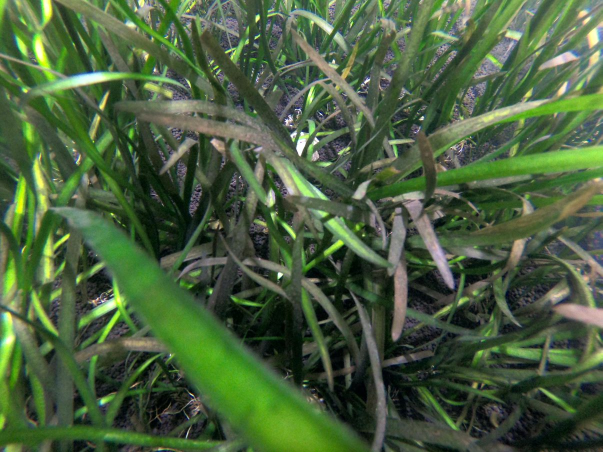
#> input picture pipline/examples/TestBillede.png, 1205 x 904 px (shown at 1/2 size)
$ python pre_seg.py
#> lines starting #> are read from the running program, lines starting #| are printed output that depends on the picture
import cv2
import numpy as np
from matplotlib import pyplot as plt
import time

def plotting(colshcem,img,name):

    p = plt.figure(name)

    if colshcem == 0:
        b, g, r = cv2.split(img)
        plt.subplot(311)
        plt.hist(b.ravel(), 256, [0, 256], color = 'blue')
        plt.figlegend('blue')
        plt.subplot(312)
        plt.hist(g.ravel(), 256, [0, 256], color = 'green')
        plt.figlegend('green')
        plt.subplot(313)
        plt.hist(r.ravel(), 256, [0, 256], color = 'red')
        plt.figlegend('red')
    if colshcem == 1:
        h, s, v = cv2.split(img)
        plt.subplot(311)
        plt.hist(h.ravel(), 256, [0, 256], color = 'blue')
        plt.figlegend('hue')
        plt.subplot(312)
        plt.hist(s.ravel(), 256, [0, 256], color = 'green')
        plt.figlegend('saturation')
        plt.subplot(313)
        plt.hist(v.ravel(), 256, [0, 256], color = 'red')
        plt.figlegend('value')
    if colshcem == 2:
        plt.subplot(311)
        plt.hist(img.ravel(), 256, [0, 256], color = 'gray')
        plt.figlegend('gray scale value')


    time.sleep(1)
    return p

col_image = cv2.imread("TestBillede.png",cv2.IMREAD_COLOR)
#> col_image is the input picture: shape (904, 1205, 3); mean B, G, R 62.6, 95.8, 73.9
gray_image = cv2.cvtColor(col_image, cv2.COLOR_BGR2GRAY)
hsv_image = cv2.cvtColor(col_image, cv2.COLOR_BGR2HSV)
#> hsv_image: shape (904, 1205, 3); mean H, S, V 56.6, 97.6, 97.2

col_hist = plotting(0,col_image,"color histogram")
plt.savefig("color histogram")
#> figure, not shown here; panel 1: tallest bar 14673 high, from x = 53 to 54; panel 2: tallest bar 10768 high, from x = 85 to 86; panel 3: tallest bar 13897 high, from x = 64 to 65
hsv_hist = plotting(1,hsv_image,"hsv histogram")
#> call 2 of plotting, with colshcem = 1, name = 'hsv histogram'
#> in plotting (call 2), `h, s, v = cv2.split(img)`:
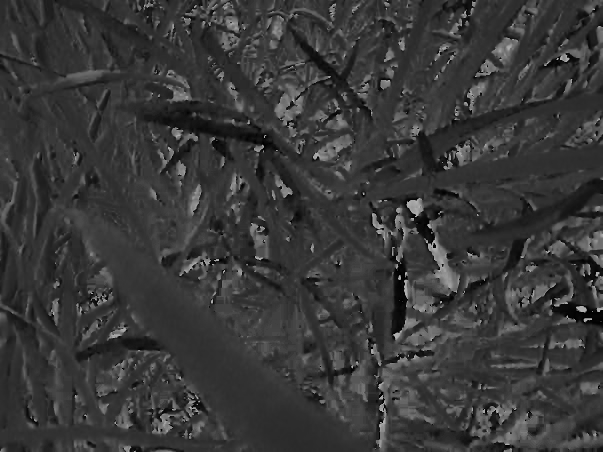
#> h: shape (904, 1205) (shown at 1/2 size); min 0, max 179, mean 56.6
#> in plotting (call 2), `h, s, v = cv2.split(img)`:
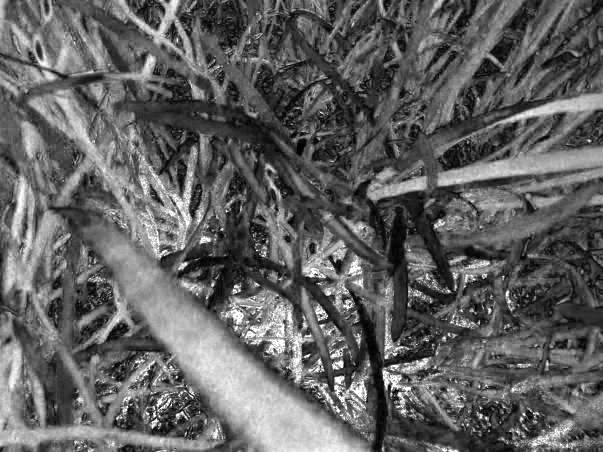
#> s: shape (904, 1205) (shown at 1/2 size); min 0, max 255, mean 97.6
plt.savefig("hsv histogram")
#> figure, not shown here; panel 1: tallest bar 48595 high, from x = 48 to 49; panel 2: tallest bar 9902 high, from x = 85 to 86; panel 3: tallest bar 10599 high, from x = 85 to 86
gray_hist = plotting(2,gray_image,"gray histogram")
plt.savefig("gray histogram")
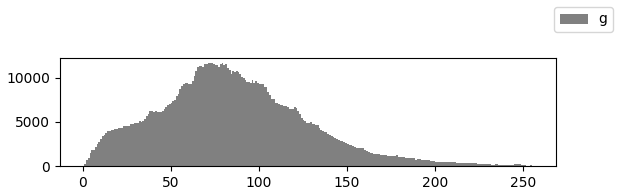
#> figure drawn by matplotlib, 1 panel; tallest bar 11670 high, from x = 79 to 80

wn_color = "color"
wn_gray = "gray"
wn_hsv ="hsv"

cv2.namedWindow(wn_color, cv2.WINDOW_NORMAL)
cv2.namedWindow(wn_gray, cv2.WINDOW_NORMAL)
cv2.namedWindow(wn_hsv, cv2.WINDOW_NORMAL)

col_retval, col_dst = cv2.threshold(col_image, 255, cv2.THRESH_BINARY, cv2.THRESH_TRUNC)
gray_retval, gray_dst = cv2.threshold(gray_image, 255,cv2.THRESH_BINARY, cv2.THRESH_OTSU)
#> gray_dst: shape (904, 1205); every value is 0
#> gray_retval = 93
hsv_retval, hsv_dst = cv2.threshold(hsv_image, 255, cv2.THRESH_BINARY, cv2.THRESH_TRUNC)

col_hist = plotting(0,col_image,"pre blur color histogram")
plt.savefig("pre blur color histogram")
hsv_hist = plotting(1,hsv_image,"pre blur hsv histogram")
plt.savefig("pre blur hsv histogram")
gray_hist = plotting(2,gray_image,"pre blur gray histogram")
plt.savefig("pre blur gray histogram")

wn_pre_blur_can_color = "pre_blur_can_color"
wn_pre_blur_can_gray = "pre_blur_can_gray"
wn_pre_blur_can_hsv = "pre_blur_can_hsv"

cv2.namedWindow(wn_pre_blur_can_color, cv2.WINDOW_NORMAL)
cv2.namedWindow(wn_pre_blur_can_gray, cv2.WINDOW_NORMAL)
cv2.namedWindow(wn_pre_blur_can_hsv, cv2.WINDOW_NORMAL)

#canny pre blur

col_pre_intv = 10
gray_pre_intv = 10
hsv_pre_intv = 10

col_pre_edges = 0.1
gray_pre_edges = 0.1
hsv_pre_edges = 0.1

col_pre_can = cv2.Canny(col_image,col_retval-col_pre_intv,col_retval+col_pre_intv)
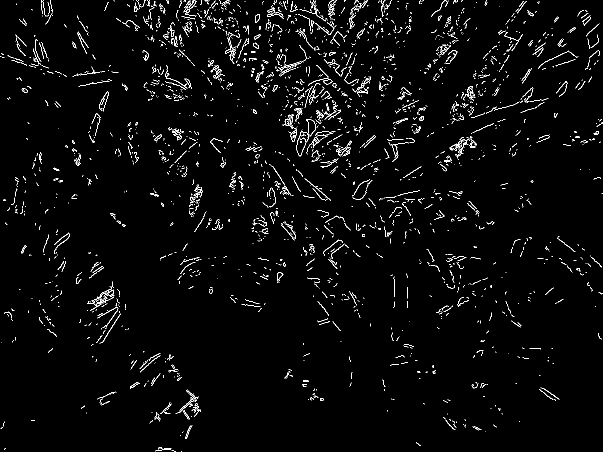
#> col_pre_can: shape (904, 1205) (shown at 1/2 size); 2.6% white in thin lines or dots
gray_pre_can = cv2.Canny(gray_image,gray_retval-gray_pre_intv,gray_retval+gray_pre_intv)
#> gray_pre_can: shape (904, 1205); 10.1% white in thin lines or dots
hsv_pre_can = cv2.Canny(hsv_image,hsv_retval-hsv_pre_intv,hsv_retval+hsv_pre_intv)
#> hsv_pre_can: shape (904, 1205); 6.8% white in thin lines or dots

wn_pre_blur_inc_can_color = "pre_blur_inc_can_color"
wn_pre_blur_inc_can_gray = "pre_blur_inc_can_gray"
wn_pre_blur_inc_can_hsv = "pre_blur_inc_can_hsv"

bit_not1 = cv2.bitwise_not(col_pre_can)
#> bit_not1: shape (904, 1205); 97.4% white; black in thin lines or dots
bit_not2 = cv2.bitwise_not(gray_pre_can)
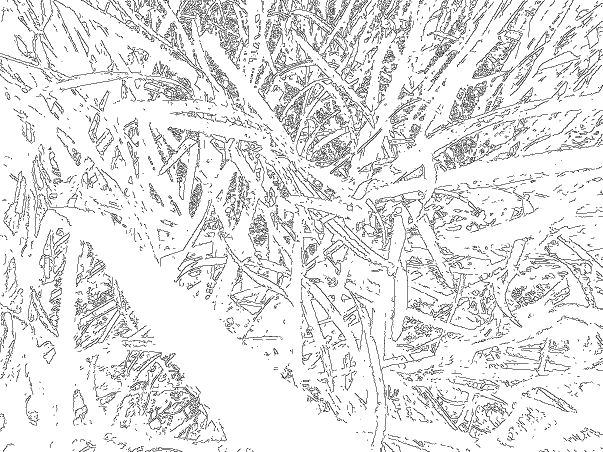
#> bit_not2: shape (904, 1205) (shown at 1/2 size); 89.9% white; black in thin lines or dots
bit_not3 = cv2.bitwise_not(gray_pre_can)
bit_and1 = cv2.bitwise_and(col_image, col_image, mask=bit_not1)
bit_and2 = cv2.bitwise_and(hsv_image, hsv_image, mask=bit_not2)
#> bit_and2: shape (904, 1205, 3); mean H, S, V 50.4, 90, 86.6
bit_and3 = cv2.bitwise_and(gray_image, gray_image, mask=bit_not3)
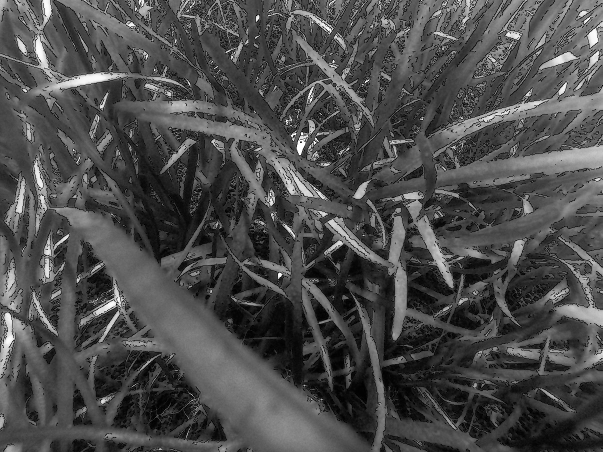
#> bit_and3: shape (904, 1205) (shown at 1/2 size); min 0, max 255, mean 75.9

wn_pre_blur_ex_can_color = "pre_blur_ex_can_color"
wn_pre_blur_ex_can_gray = "pre_blur_ex_can_gray"
wn_pre_blur_ex_can_hsv = "pre_blur_ex_can_hsv"

#bluring

wn_post_blur_can_color = "post_blur_can_color"
wn_post_blur_can_gray = "post_blur_can_gray"
wn_post_blur_can_hsv = "post_blur_can_hsv"

cv2.namedWindow(wn_post_blur_can_color, cv2.WINDOW_NORMAL)
cv2.namedWindow(wn_post_blur_can_gray, cv2.WINDOW_NORMAL)
cv2.namedWindow(wn_post_blur_can_hsv, cv2.WINDOW_NORMAL)

kernel = (3,3)
sigma = 0
blur_col = cv2.GaussianBlur(col_image,kernel,sigma,cv2.BORDER_WRAP)
blur_gray = cv2.GaussianBlur(gray_image,kernel,sigma,cv2.BORDER_WRAP)
blur_hsv = cv2.GaussianBlur(hsv_image,kernel,sigma,cv2.BORDER_WRAP)
#> blur_hsv: shape (904, 1205, 3); mean H, S, V 56.6, 97.6, 97.2

#new threshold

col_blur_retval, col_blur_dst = cv2.threshold(col_image, 255, cv2.THRESH_BINARY, cv2.THRESH_TRUNC)
gray_blur_retval, gray_blur_dst = cv2.threshold(gray_image, 255,cv2.THRESH_BINARY, cv2.THRESH_OTSU)
#> gray_blur_retval = 93
hsv_blur_retval, hsv_blur_dst = cv2.threshold(hsv_image, 255, cv2.THRESH_BINARY, cv2.THRESH_TRUNC)

#canny

col_post_intv = 10
gray_post_intv = 10
hsv_post_intv = 10

col_hist = plotting(0,col_image,"post blur color histogram")
plt.savefig("post blur color histogram")
hsv_hist = plotting(1,hsv_image,"post blur hsv histogram")
plt.savefig("post blur hsv histogram")
gray_hist = plotting(2,gray_image,"post blur gray histogram")
plt.savefig("post blur gray histogram")

col_post_can = cv2.Canny(blur_col,col_blur_retval-col_post_intv,col_blur_retval+col_post_intv)
#> col_post_can: shape (904, 1205); 1.6% white in thin lines or dots
gray_post_can = cv2.Canny(blur_gray,gray_blur_retval-gray_post_intv,gray_blur_retval+gray_post_intv)
#> gray_post_can: shape (904, 1205); 7.8% white in thin lines or dots
hsv_post_can = cv2.Canny(blur_hsv,hsv_blur_retval-hsv_post_intv,hsv_blur_retval+hsv_post_intv)
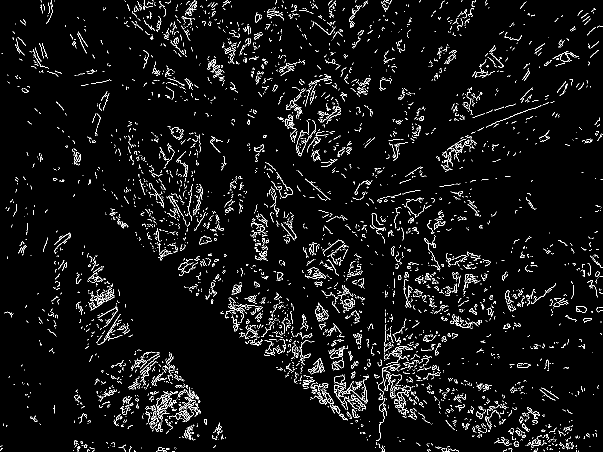
#> hsv_post_can: shape (904, 1205) (shown at 1/2 size); 4.5% white in thin lines or dots

#image showing

cv2.imshow(wn_color,col_image)
cv2.imshow(wn_gray,gray_image)
cv2.imshow(wn_hsv,hsv_image)

cv2.imshow(wn_pre_blur_can_color,col_pre_can)
cv2.imshow(wn_pre_blur_can_gray,gray_pre_can)
cv2.imshow(wn_pre_blur_can_hsv,hsv_pre_can)

cv2.imshow(wn_pre_blur_inc_can_color,bit_and1)
cv2.imshow(wn_pre_blur_inc_can_gray,bit_and3)
cv2.imshow(wn_pre_blur_inc_can_hsv,bit_and2)

cv2.imshow(wn_post_blur_can_color,col_post_can)
cv2.imshow(wn_post_blur_can_gray,gray_post_can)
cv2.imshow(wn_post_blur_can_hsv,hsv_post_can)

cv2.waitKey(0)

cv2.destroyAllWindows()
